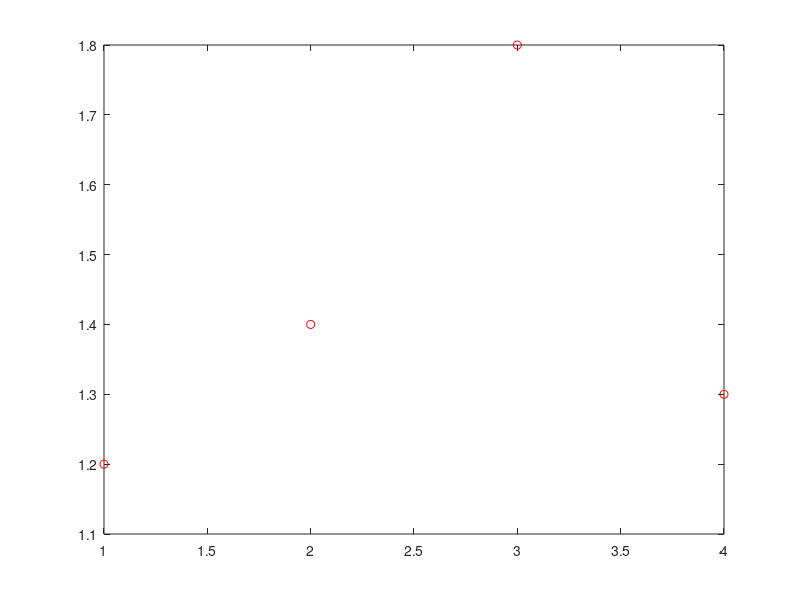
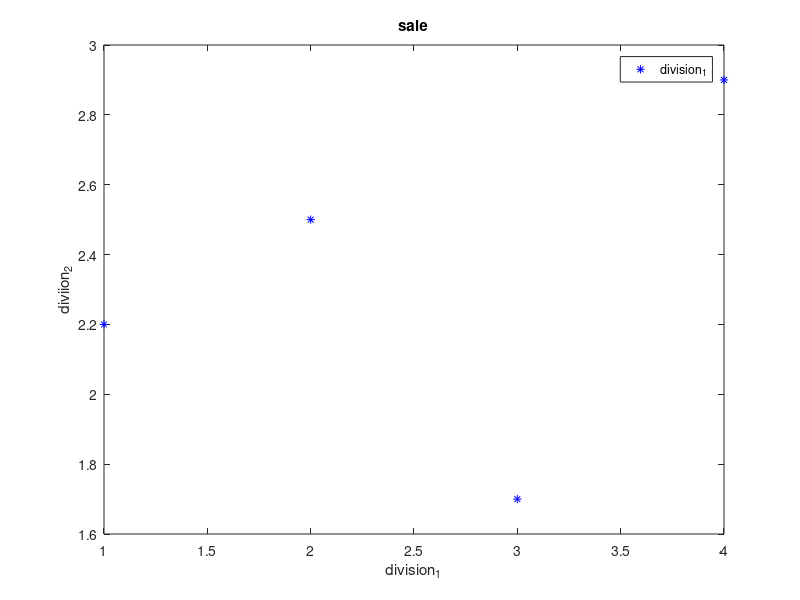

Write the MATLAB code that produced these figures, in order.
load sale.dat
division_1=sale(1,:);
division_2=sale(2,:);
figure(1)
plot(division_1,"ro")
figure(2)
plot(division_2,"b*")
xlabel("division_1")
ylabel("diviion_2")
legend("division_1","division_2")
title("sale")
